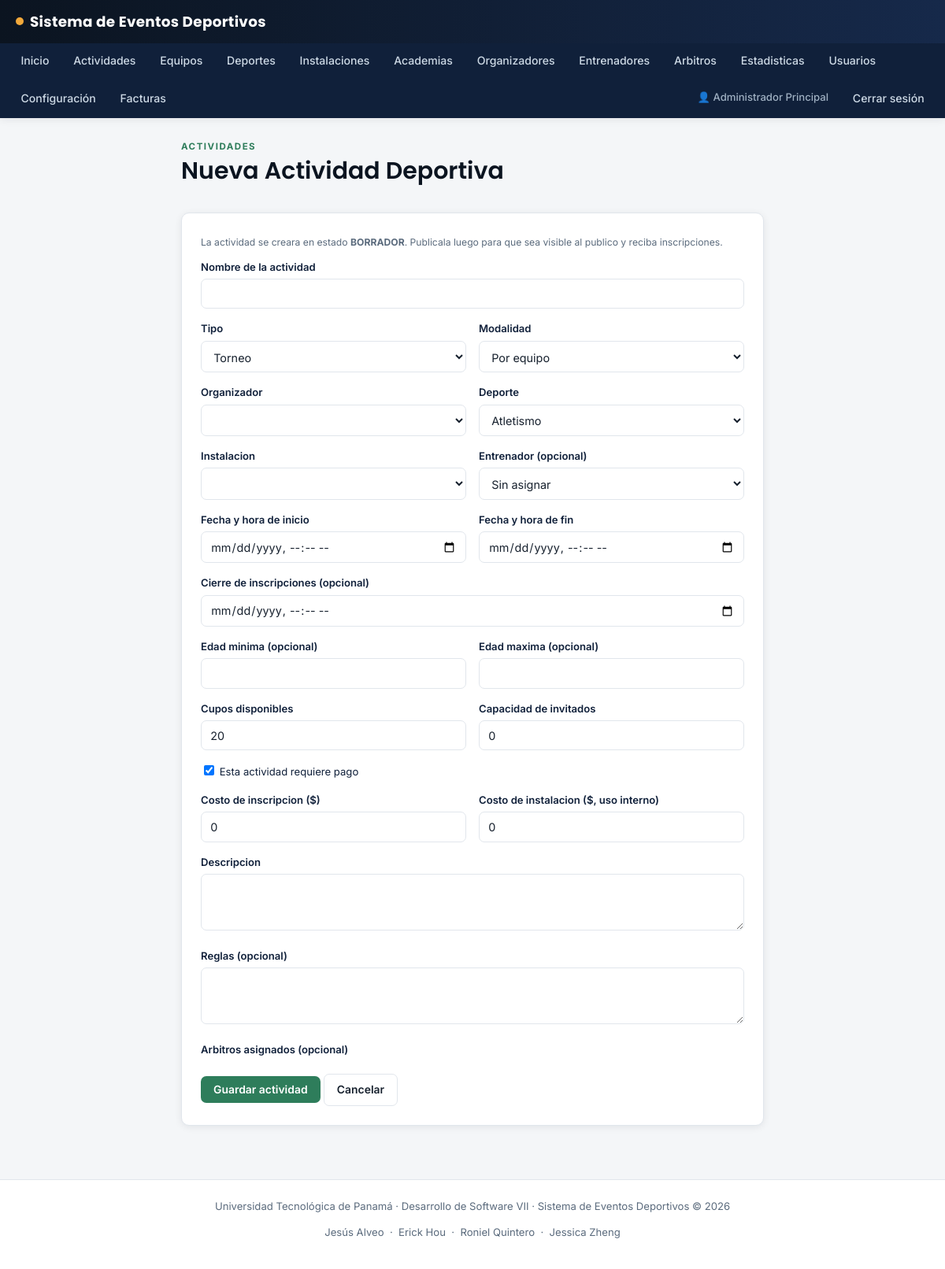
Page /actividades/crear (signed in) on the earlier database version.
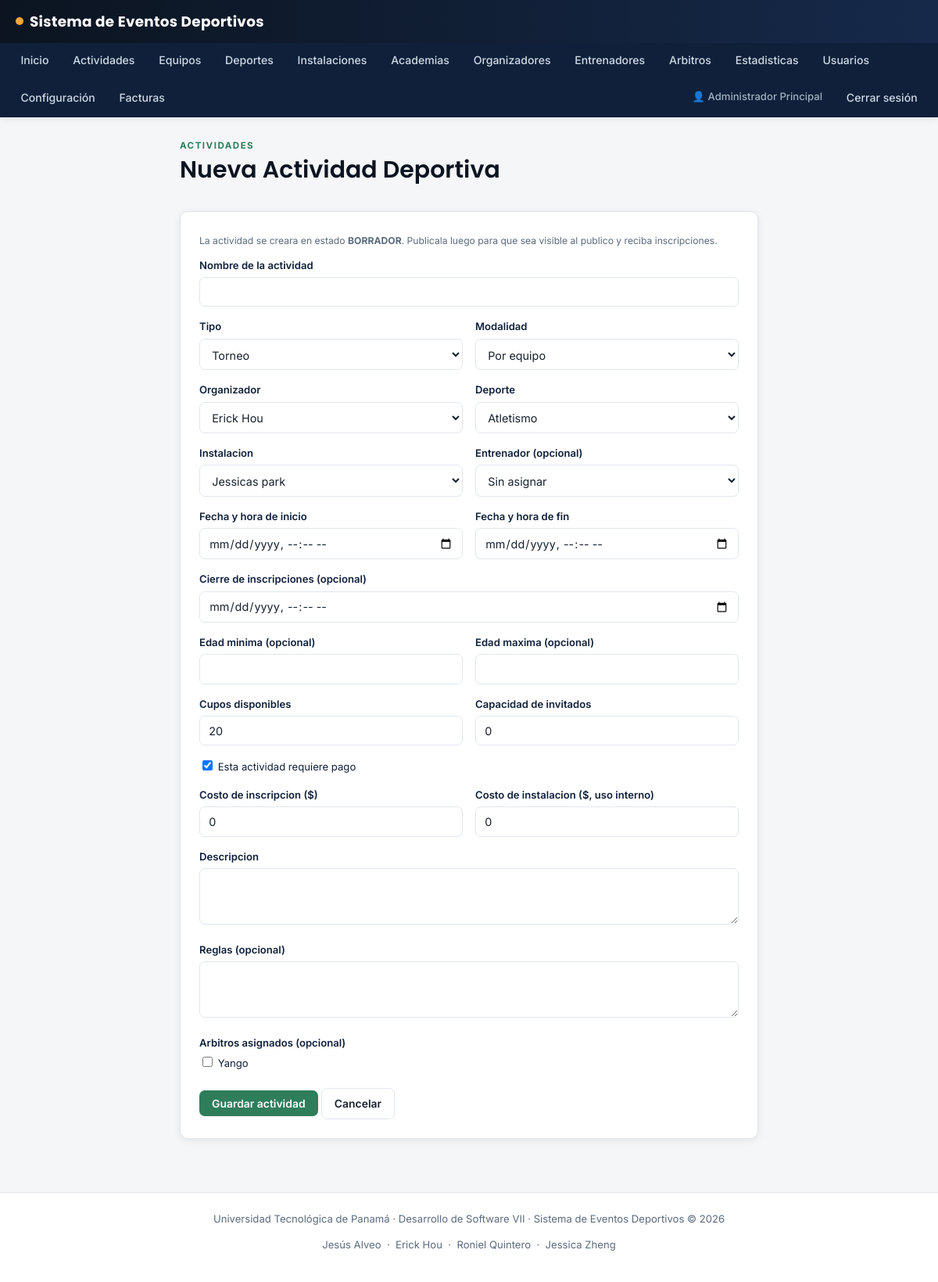
Same page on the later database version.
### tables this page shows
CREATE TABLE IF NOT EXISTS `arbitros` (
  `id` int UNSIGNED NOT NULL AUTO_INCREMENT,
  `nombre_completo` varchar(160) NOT NULL,
  `cedula` varchar(30) DEFAULT NULL,
  `correo` varchar(150) DEFAULT NULL,
  `telefono` varchar(30) DEFAULT NULL,
  `licencia` varchar(80) DEFAULT NULL,
  `experiencia` text,
  `activo` tinyint(1) NOT NULL DEFAULT '1',
  `fecha_creacion` datetime NOT NULL DEFAULT CURRENT_TIMESTAMP,
  PRIMARY KEY (`id`),
  UNIQUE KEY `uq_arbitros_cedula` (`cedula`),
  UNIQUE KEY `uq_arbitros_licencia` (`licencia`)
);

### src/Controllers/ActividadController.php (called while the page is built, shortened)
<?php
final class ActividadController extends Controller
{
    private function datosFormulario(): array
    {
        return [
            'deportes' => (new Deporte())->todos(true),
            'instalaciones' => (new Instalacion())->todos(true),
            'organizadores' => (new Organizador())->todos(),
            'entrenadores' => (new Entrenador())->todos(),
            'arbitros' => (new Arbitro())->todos(),
        ];
    }
    public function crearForm(): void
    {
        $this->render('actividades/crear', array_merge($this->datosFormulario(), [
            'errores' => $this->getErrors(),
            'datos' => $this->oldInput(),
            'csrf' => $_SESSION['csrf_token'],
        ]));
    }
}

### src/Core/Router.php (called while the page is built, shortened)
<?php
final class Router
{
    private array $routes = [];
    public function get(string $path, string $controller, string $action): void
    {
        $this->routes['GET'][$path] = "{$controller}@{$action}";
    }
    public function post(string $path, string $controller, string $action): void
    {
        $this->routes['POST'][$path] = "{$controller}@{$action}";
    }
    public function dispatch(string $method, string $path): void
    {
        $path = rtrim($path, '/');
        $handler = $this->routes[$method][$path] ?? null;
        [$controllerName, $action] = explode('@', $handler);
        $controller = new $controllerClass();
        $controller->{$action}();
    }
}

### public/index.php (called while the page is built, shortened)
<?php
$router = new Router();
$router->get('/login', 'AuthController', 'mostrarLogin');
$router->post('/login', 'AuthController', 'login');
$router->get('/logout', 'AuthController', 'logout');
$router->get('/registro', 'UsuarioController', 'registroForm');
$router->post('/registro', 'UsuarioController', 'registrar');
$router->get('/dashboard', 'HomeController', 'dashboard');
$router->get('/usuarios', 'UsuarioController', 'index');
$router->get('/usuarios/crear', 'UsuarioController', 'crearForm');
$router->post('/usuarios/crear', 'UsuarioController', 'crear');
$router->get('/usuarios/editar', 'UsuarioController', 'editarForm');
$router->post('/usuarios/editar', 'UsuarioController', 'actualizar');
$router->get('/usuarios/deshabilitar', 'UsuarioController', 'deshabilitar');
$router->get('/usuarios/habilitar', 'UsuarioController', 'habilitar');
$router->get('/mi-cuenta/password', 'UsuarioController', 'cambiarPasswordForm');
$router->post('/mi-cuenta/password', 'UsuarioController', 'cambiarPassword');
$router->get('/deportes', 'DeporteController', 'index');
$router->get('/deportes/crear', 'DeporteController', 'crearForm');
$router->post('/deportes/crear', 'DeporteController', 'crear');
$router->get('/deportes/editar', 'DeporteController', 'editarForm');
$router->post('/deportes/editar', 'DeporteController', 'actualizar');
$router->get('/deportes/deshabilitar', 'DeporteController', 'deshabilitar');
$router->get('/deportes/habilitar', 'DeporteController', 'habilitar');
$router->get('/instalaciones', 'InstalacionController', 'index');
$router->get('/instalaciones/crear', 'InstalacionController', 'crearForm');
$router->post('/instalaciones/crear', 'InstalacionController', 'crear');
$router->get('/instalaciones/editar', 'InstalacionController', 'editarForm');
$router->post('/instalaciones/editar', 'InstalacionController', 'actualizar');
$router->get('/instalaciones/deshabilitar', 'InstalacionController', 'deshabilitar');
$router->get('/instalaciones/habilitar', 'InstalacionController', 'habilitar');
$router->get('/academias', 'AcademiaController', 'index');
$router->get('/academias/crear', 'AcademiaController', 'crearForm');
$router->post('/academias/crear', 'AcademiaController', 'crear');
$router->get('/academias/editar', 'AcademiaController', 'editarForm');
$router->post('/academias/editar', 'AcademiaController', 'actualizar');
$router->get('/academias/deshabilitar', 'AcademiaController', 'deshabilitar');
$router->get('/academias/habilitar', 'AcademiaController', 'habilitar');
$router->get('/organizadores', 'OrganizadorController', 'index');
$router->get('/organizadores/crear', 'OrganizadorController', 'crearForm');
$router->post('/organizadores/crear', 'OrganizadorController', 'crear');
$router->get('/organizadores/editar', 'OrganizadorController', 'editarForm');
$router->post('/organizadores/editar', 'OrganizadorController', 'actualizar');
$router->post('/organizadores/verificar', 'OrganizadorController', 'verificar');
$router->post('/organizadores/deshabilitar', 'OrganizadorController', 'deshabilitar');
$router->post('/organizadores/habilitar', 'OrganizadorController', 'habilitar');
$router->get('/entrenadores', 'EntrenadorController', 'index');
$router->get('/entrenadores/crear', 'EntrenadorController', 'crearForm');
$router->post('/entrenadores/crear', 'EntrenadorController', 'crear');
$router->get('/arbitros', 'ArbitroController', 'index');
$router->get('/arbitros/crear', 'ArbitroController', 'crearForm');
$router->post('/arbitros/crear', 'ArbitroController', 'crear');
$router->get('/arbitros/evaluar', 'ArbitroController', 'evaluarForm');
$router->post('/arbitros/evaluar', 'ArbitroController', 'evaluar');
$router->get('/equipos', 'EquipoController', 'index');
$router->get('/equipos/crear', 'EquipoController', 'crearForm');
$router->post('/equipos/crear', 'EquipoController', 'crear');
$router->get('/equipos/ver', 'EquipoController', 'ver');
$router->post('/equipos/jugadores/agregar', 'EquipoController', 'agregarJugador');
$router->get('/equipos/jugadores/eliminar', 'EquipoController', 'eliminarJugador');
$router->get('/actividades', 'ActividadController', 'index');
$router->get('/actividades/crear', 'ActividadController', 'crearForm');
$router->post('/actividades/crear', 'ActividadController', 'crear');
$router->get('/actividades/editar', 'ActividadController', 'editarForm');
$router->post('/actividades/editar', 'ActividadController', 'actualizar');
$router->get('/actividades/ver', 'ActividadController', 'ver');
$router->get('/actividades/publicar', 'ActividadController', 'publicar');
$router->get('/actividades/cerrar-inscripciones', 'ActividadController', 'cerrarInscripciones');
$router->get('/actividades/finalizar', 'ActividadController', 'finalizar');
$router->get('/actividades/cancelar', 'ActividadController', 'cancelarForm');
$router->post('/actividades/cancelar', 'ActividadController', 'cancelar');
$router->get('/actividades/incidente/crear', 'ActividadController', 'reportarIncidenteForm');
$router->post('/actividades/incidente/crear', 'ActividadController', 'reportarIncidente');
$router->get('/inscripciones/equipo/crear', 'InscripcionController', 'inscribirEquipoForm');
$router->post('/inscripciones/equipo/crear', 'InscripcionController', 'inscribirEquipo');
$router->get('/inscripciones/equipo/aprobar', 'InscripcionController', 'aprobarEquipo');
$router->get('/inscripciones/equipo/rechazar', 'InscripcionController', 'rechazarEquipo');
$router->get('/inscripciones/individual/crear', 'InscripcionController', 'inscribirIndividualForm');
$router->post('/inscripciones/individual/crear', 'InscripcionController', 'inscribirIndividual');
$router->get('/facturas', 'FacturaController', 'index');
$router->get('/facturas/ver', 'FacturaController', 'ver');
$router->get('/facturas/descargar', 'FacturaController', 'descargarPdf');
$router->get('/factura-publica', 'FacturaController', 'verPublica');
$router->get('/estadisticas', 'EstadisticaController', 'index');
$router->get('/configuracion', 'ConfiguracionController', 'index');
$router->post('/configuracion/actualizar', 'ConfiguracionController', 'actualizar');
$router->get('/configuracion/mensajes', 'ConfiguracionController', 'mensajes');
$router->get('/configuracion/mensajes/leido', 'ConfiguracionController', 'marcarLeido');
$router->get('/', 'PublicController', 'inicio');
$router->post('/contacto', 'PublicController', 'contacto');
$requestUri = parse_url($_SERVER['REQUEST_URI'] ?? '/', PHP_URL_PATH) ?? '/';
$router->dispatch($_SERVER['REQUEST_METHOD'], $requestUri);

### src/Models/Organizador.php (called while the page is built, shortened)
<?php
final class Organizador extends Model
{
    public function todos(): array
    {
        $sql = "SELECT o.*, CONCAT(u.nombre, ' ', u.apellido) AS nombre_completo, u.correo, u.telefono,
                    a.nombre AS academia_nombre
                FROM organizadores o
                JOIN usuarios u ON u.id = o.usuario_id
                LEFT JOIN academias a ON a.id = o.academia_id
                ORDER BY u.nombre ASC";
        return $this->db->query($sql)->fetchAll();
    }
}

### src/Models/Instalacion.php (called while the page is built, shortened)
<?php
final class Instalacion extends Model
{
    public function todos(bool $soloActivas = false): array
    {
        $sql = 'SELECT * FROM instalaciones';
        if ($soloActivas) {
            $sql .= ' WHERE activo = 1';
        }
        $sql .= ' ORDER BY nombre ASC';
        return $this->db->query($sql)->fetchAll();
    }
}

### src/Models/Arbitro.php (called while the page is built, shortened)
<?php
final class Arbitro extends Model
{
    public function todos(): array
    {
        return $this->db->query('SELECT * FROM arbitros ORDER BY nombre_completo ASC')->fetchAll();
    }
}

### views/actividades/crear.php (the view, shortened to what the changed rows need)
<div class="container" style="max-width:780px;">
    <div class="page-head"><div><div class="eyebrow">Actividades</div><h1>Nueva Actividad Deportiva</h1></div></div>
    <div class="card">
        <form method="POST" action="/actividades/crear">
            <div class="grid-2">
                <div class="field">
                    <label>Organizador</label>
                    <select name="organizador_id" required>
                        <?php foreach ($organizadores as $o): ?>
                            <option value="<?= (int) $o['id'] ?>"><?= htmlspecialchars($o['nombre_completo']) ?></option>
                        <?php endforeach; ?>
                    </select>
                </div>
            </div>
            <div class="grid-2">
                <div class="field">
                    <label>Instalacion</label>
                    <select name="instalacion_id" required>
                        <?php foreach ($instalaciones as $i): ?>
                            <option value="<?= (int) $i['id'] ?>"><?= htmlspecialchars($i['nombre']) ?></option>
                        <?php endforeach; ?>
                    </select>
                </div>
            </div>
            <div class="field">
                <div class="grid-3">
                    <?php foreach ($arbitros as $ar): ?>
                        <label style="font-weight:400;"><input type="checkbox" name="arbitros[]" value="<?= (int) $ar['id'] ?>" style="width:auto;display:inline-block;"> <?= htmlspecialchars($ar['nombre_completo']) ?></label>
                    <?php endforeach; ?>
                </div>
            </div>
        </form>
    </div>
</div>

Differences in the rows shown:
added arbitros: nombre_completo "Yango"
Other differences:
form field organizador_id: (not shown) → "Erick Hou"
form field instalacion_id: (not shown) → "Jessicas park"
